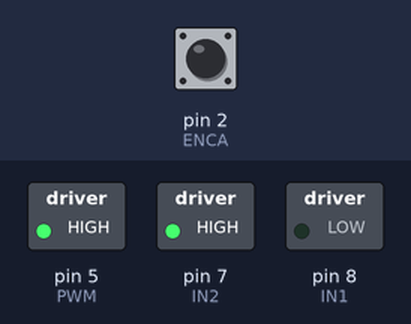
Recording of a sketch running on a simulated Arduino Uno, built with avr-gcc and run on an emulated ATmega328P. Shown: switched loads named in the sketch (green lamp = pin HIGH). The test bench sets the inputs (shaded band); at power-on: pin 2 (ENCA) HIGH. What the sketch prints to the serial monitor is not drawn.

Above: at 0.1 s.
Timing chart, 0 to 1.6 s (numbered marks = the images above):
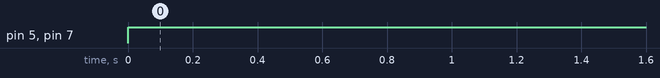

Measured:
- by itself, pin 5 (PWM), pin 7 (IN2): LOW → HIGH at 0.00 s

The sketch:

L3.3.1.ino
```cpp
#include <util/atomic.h> // For the ATOMIC_BLOCK macro

#define ENCA 2 // YELLOW
#define ENCB 3 // WHITE
#define PWM 5
#define IN2 7
#define IN1 8

volatile int posi = 0; // specify posi as volatile: https://www.arduino.cc/reference/en/language/variables/variable-scope-qualifiers/volatile/
long prevT = 0;
float eprev = 0;
float eintegral = 0;

void setup() {
  Serial.begin(115200);
  pinMode(ENCA,INPUT);
  pinMode(ENCB,INPUT);
  attachInterrupt(digitalPinToInterrupt(ENCA),readEncoder,RISING);

  pinMode(PWM,OUTPUT);
  pinMode(IN1,OUTPUT);
  pinMode(IN2,OUTPUT);

  Serial.println("target pos");
}

void loop() {


  /*
   * Here you will see tips to apply PID but!
   * you are welcome to try different way
   */

  // set target position
  int target = 100;
//  int target = "Your sinewave target function";

  // PID constants
  float kp = 50;   //2.12
  float kd = 1.65;
  float ki = .87;

  // time difference
  long currT = micros();
  float deltaT = ((float) (currT - prevT))/( 1.0e6 );
  prevT = currT;

  // Read the position in an atomic block to avoid a potential
  // misread if the interrupt coincides with this code running
  // see: https://www.arduino.cc/reference/en/language/variables/variable-scope-qualifiers/volatile/
  int pos = 0;
  ATOMIC_BLOCK(ATOMIC_RESTORESTATE) {
    pos = posi;
  }

  //looptime
  float loopTime = deltaT;

  // error
  int e = pos - target;

  // derivative
  float dedt = (e - eprev) / loopTime;

  // integral
  float eintegral = eintegral + (e * loopTime);

  // control signal
  float u = (kp * e) + (ki * eintegral) + (kd * dedt);

  // motor power
  float pwr = fabs(u);
  if( pwr > 255 ){
    pwr = 255;
  }

  // motor direction
  int dir = 1;
  if(u<0){
    dir = -1;
  }

  // signal the motor
  setMotor(dir,pwr,PWM,IN1,IN2);


  // store previous error
  eprev = e;

  Serial.print(target);
  Serial.print(" ");
  Serial.print(pos);
  Serial.println();
}

void setMotor(int dir, int pwmVal, int pwm, int in1, int in2){
  analogWrite(pwm,pwmVal);
  if(dir == 1){
    digitalWrite(in1,HIGH);
    digitalWrite(in2,LOW);
  }
  else if(dir == -1){
    digitalWrite(in1,LOW);
    digitalWrite(in2,HIGH);
  }
  else{
    digitalWrite(in1,LOW);
    digitalWrite(in2,LOW);
  }
}

void readEncoder(){
  int b = digitalRead(ENCB);
  if(b > 0){
    posi++;
  }
  else{
    posi--;
  }
}
```
